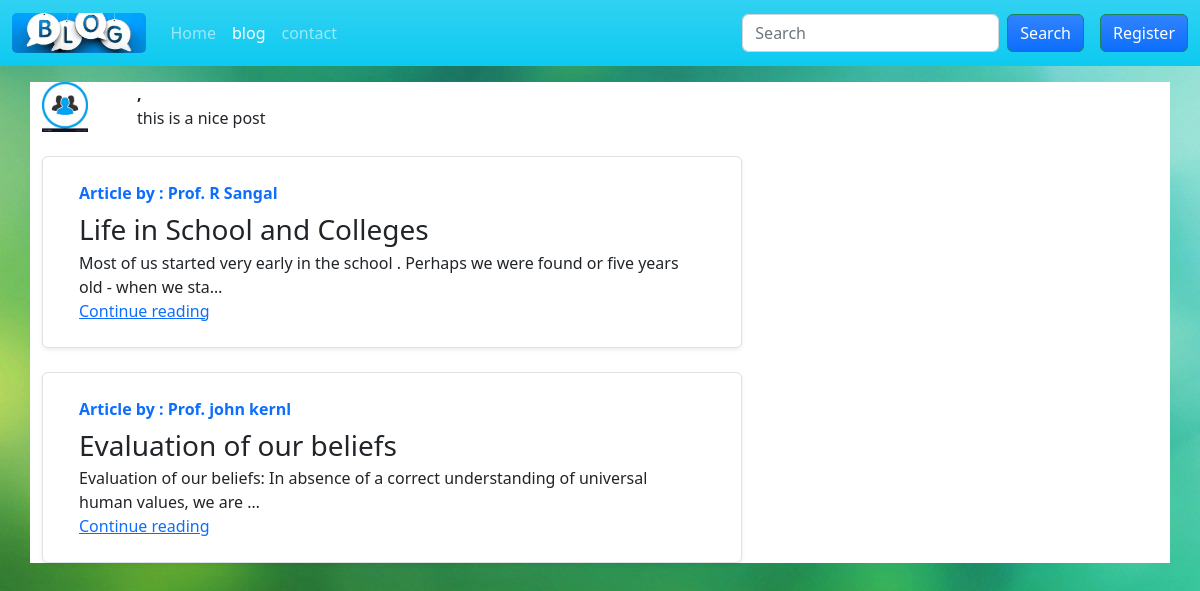
The app's page /about?name=vaibhav with its own data.
### myapp/models.py (models this page shows, shortened)
class Post(models.Model):
    sno = models.AutoField(primary_key=True)
    uname = models.CharField(max_length=30)
    title = models.CharField(max_length=60)
    content = models.TextField()
    author = models.CharField(max_length=60)
    slug = models.CharField(max_length=130)
    timestamp= models.DateTimeField(default=now)

### myapp/views.py (the view)
# urls.py: path('about',about,name='contact'),
def about(request):
     A = request.GET['name']
     alter = Post.objects.filter(uname = A)
     context = {'user':request.user , 'alter':alter}
     return render(request , 'home/about.html' , context)

### myapp/templates/home/about.html (shortened to what this page needs)
{% extends 'base.html' %}
{% block blogactive %} active {% endblock blogactive %}
{%load static %}
{% block body %}
<div class="container my-3" style="background-color:white ;height: 100%;">
    <div class="row my-3">
        <div class="col-md-1 "><img src="/static/user.jpg" alt="img" style="height: 50px;"></div>
        <div class="col-md-11 "><b> {{user.username}}, </b>
         <div>this is a nice post</div>
       </div>
     </div>
    <div class="container">
        {% for post in alter %}
     <div class="row no-gutters border rounded overflow-hidden flex-md-row my-4 shadow-sm h-md-250 position-relative container my-3" style="width: 700px;text-align: left;background-color: white;">
         <div class="col p-4 d-flex flex-column position-static">
           <strong class="d-inline-block mb-2 text-primary">Article by : {{post.author}}</strong>
           <div><h3 class="mb-0">{{ post.title }}</h3>
            </div>
           <p class="card-text mb-auto">{{post.content | truncatechars:100 }}</p>
           <div><a href="{{post.slug}}?sr" class="stretched-link">Continue reading</a></div>
         </div>
         <div class="col-auto d-none d-lg-block">
         </div>
       </div>
       {% endfor %}
     </div>
</div>
{% endblock body %}

### records on screen
Post: author "Prof. R Sangal", title "Life in School and Colleges", content "Most of us started very early in the school . Perhaps we were found or five years old - when we sta…"
Post: author "Prof. john kernl", title "Evaluation of our beliefs", content "Evaluation of our beliefs: In absence of a correct understanding of universal human values, we are …"
